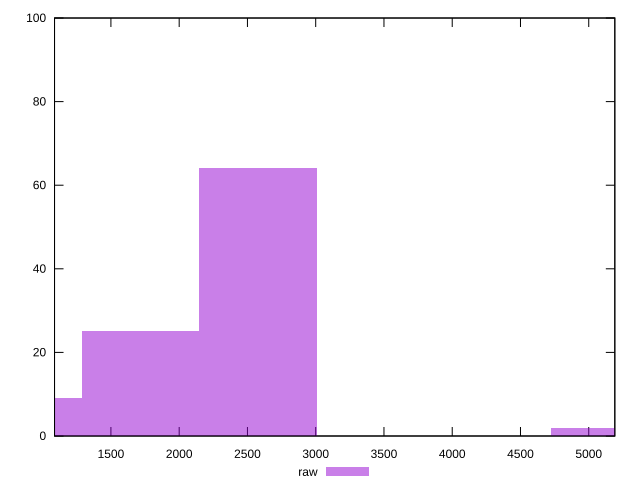

This chart was generated by the following gnuplot code:
reset

$raw <<EOF
1718.0637977233964 25
2577.0956965850946 64
5154.191393170189 2
859.0318988616982 9
EOF

set key outside below
set boxwidth 859.0318988616982
set xrange [1087:5191]
set yrange [0:100]
set trange [0:100]
set style fill transparent solid 0.5 noborder
set terminal svg size 640, 490 enhanced background rgb 'white'
set output "reprap/render-blocking-resources/samples/pages/raw/histogram.svg"

plot $raw title "raw" with boxes

reset
